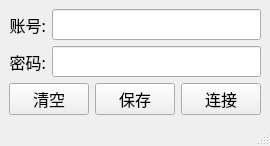
<?xml version="1.0" encoding="UTF-8"?>
<ui version="4.0">
 <class>MessageWindow</class>
 <widget class="QMainWindow" name="MessageWindow">
  <property name="geometry">
   <rect>
    <x>0</x>
    <y>0</y>
    <width>233</width>
    <height>142</height>
   </rect>
  </property>
  <property name="windowTitle">
   <string>输入信息</string>
  </property>
  <widget class="QWidget" name="centralwidget">
   <layout class="QGridLayout" name="gridLayout">
    <item row="0" column="0">
     <widget class="QLabel" name="label">
      <property name="font">
       <font>
        <family>Microsoft YaHei</family>
        <pointsize>12</pointsize>
       </font>
      </property>
      <property name="layoutDirection">
       <enum>Qt::LeftToRight</enum>
      </property>
      <property name="text">
       <string>账号:</string>
      </property>
      <property name="alignment">
       <set>Qt::AlignRight|Qt::AlignTrailing|Qt::AlignVCenter</set>
      </property>
     </widget>
    </item>
    <item row="0" column="1">
     <widget class="QLineEdit" name="user">
      <property name="font">
       <font>
        <family>Microsoft YaHei</family>
        <pointsize>12</pointsize>
       </font>
      </property>
      <property name="text">
       <string/>
      </property>
     </widget>
    </item>
    <item row="1" column="0">
     <widget class="QLabel" name="label_2">
      <property name="font">
       <font>
        <family>Microsoft YaHei</family>
        <pointsize>12</pointsize>
       </font>
      </property>
      <property name="layoutDirection">
       <enum>Qt::LeftToRight</enum>
      </property>
      <property name="text">
       <string>密码:</string>
      </property>
      <property name="alignment">
       <set>Qt::AlignRight|Qt::AlignTrailing|Qt::AlignVCenter</set>
      </property>
     </widget>
    </item>
    <item row="1" column="1">
     <widget class="QLineEdit" name="password">
      <property name="font">
       <font>
        <family>Microsoft YaHei</family>
        <pointsize>12</pointsize>
       </font>
      </property>
      <property name="text">
       <string/>
      </property>
     </widget>
    </item>
    <item row="2" column="0" colspan="2">
     <layout class="QHBoxLayout" name="horizontalLayout">
      <item>
       <widget class="QPushButton" name="clear_btn">
        <property name="font">
         <font>
          <family>Microsoft YaHei</family>
          <pointsize>12</pointsize>
         </font>
        </property>
        <property name="text">
         <string>清空</string>
        </property>
       </widget>
      </item>
      <item>
       <widget class="QPushButton" name="save_btn">
        <property name="font">
         <font>
          <family>Microsoft YaHei</family>
          <pointsize>12</pointsize>
         </font>
        </property>
        <property name="text">
         <string>保存</string>
        </property>
       </widget>
      </item>
      <item>
       <widget class="QPushButton" name="connect_btn">
        <property name="font">
         <font>
          <family>Microsoft YaHei</family>
          <pointsize>12</pointsize>
         </font>
        </property>
        <property name="text">
         <string>连接</string>
        </property>
       </widget>
      </item>
     </layout>
    </item>
   </layout>
  </widget>
  <widget class="QStatusBar" name="statusbar"/>
 </widget>
 <resources/>
 <connections/>
</ui>
